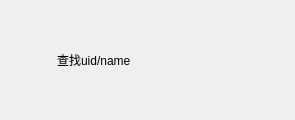
<?xml version="1.0" encoding="UTF-8"?>
<ui version="4.0">
 <class>AddUserItem</class>
 <widget class="QWidget" name="AddUserItem">
  <property name="geometry">
   <rect>
    <x>0</x>
    <y>0</y>
    <width>295</width>
    <height>120</height>
   </rect>
  </property>
  <property name="sizePolicy">
   <sizepolicy hsizetype="Preferred" vsizetype="Preferred">
    <horstretch>250</horstretch>
    <verstretch>70</verstretch>
   </sizepolicy>
  </property>
  <property name="minimumSize">
   <size>
    <width>250</width>
    <height>70</height>
   </size>
  </property>
  <property name="windowTitle">
   <string>Form</string>
  </property>
  <layout class="QHBoxLayout" name="horizontalLayout">
   <item>
    <widget class="QLabel" name="add_tip">
     <property name="sizePolicy">
      <sizepolicy hsizetype="Preferred" vsizetype="Preferred">
       <horstretch>0</horstretch>
       <verstretch>0</verstretch>
      </sizepolicy>
     </property>
     <property name="minimumSize">
      <size>
       <width>40</width>
       <height>40</height>
      </size>
     </property>
     <property name="maximumSize">
      <size>
       <width>40</width>
       <height>40</height>
      </size>
     </property>
     <property name="text">
      <string/>
     </property>
    </widget>
   </item>
   <item>
    <widget class="QLabel" name="message_tip">
     <property name="text">
      <string>查找uid/name</string>
     </property>
    </widget>
   </item>
   <item>
    <widget class="QLabel" name="right_tip">
     <property name="minimumSize">
      <size>
       <width>25</width>
       <height>25</height>
      </size>
     </property>
     <property name="maximumSize">
      <size>
       <width>25</width>
       <height>25</height>
      </size>
     </property>
     <property name="text">
      <string/>
     </property>
    </widget>
   </item>
  </layout>
 </widget>
 <resources/>
 <connections/>
</ui>
